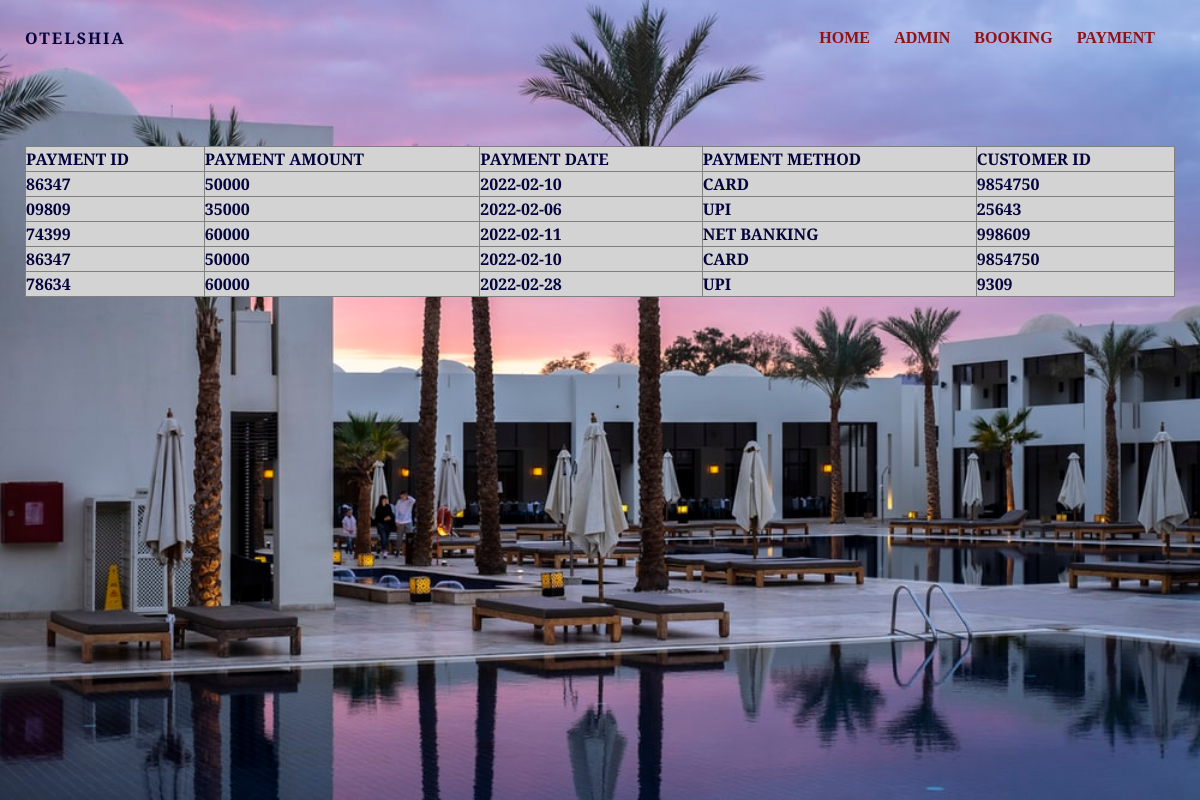
The app's page /project/admin/py.php with its own data.
### tables this page shows
CREATE TABLE `payments` (
  `payment_id` varchar(20) NOT NULL,
  `payment_amount` int(11) NOT NULL,
  `payment_date` date NOT NULL,
  `payment_method` varchar(50) NOT NULL,
  `customerid` varchar(20) NOT NULL
);

### project/admin/py.php (the view, shortened to what this page needs)
<!DOCTYPE html>
<html lang="en">
<head>
    <link rel="stylesheet" href="..\style.css">
    <link rel="stylesheet" href="bootstrap.css">
   </head>
     <body>
        <header class="header" id="header">
            <div class="head-top">
                <div class="site-name">
                    <span>OTELSHIA</span>
                </div>
                <div class="site-nav">
                        <a href="home.html">HOME</a>
                        <a href="admin_dashboard.php">ADMIN</a>
                        <a href="rooms.php">BOOKING</a>
                        <a href="admin/payment.php">PAYMENT</a>
                </div>
                </div>
            </div><br><br><br><br>
            <?php
              $host = "localhost";
              $user = "root";
              $password = '';
              $db_name = "hotel management";
              $connection = mysqli_connect($host, $user, $password, $db_name);
              echo "<table border='1'>
              <tr>
              <th>PAYMENT ID</th>
              <th>PAYMENT AMOUNT</th>
              <th>PAYMENT DATE</th>
              <th>PAYMENT METHOD</th>
              <th>CUSTOMER ID</th>
              </tr>" ;
                     $result = mysqli_query($connection,"SELECT * FROM PAYMENTS");
                     while($row = mysqli_fetch_array($result))
                     {
                     echo "<tr>";
                     echo "<td>" . $row['payment_id'] . "</td>";
                     echo "<td>" . $row['payment_amount'] . "</td>";
                     echo "<td>" . $row['payment_date'] . "</td>";
                     echo "<td>" . $row['payment_method'] . "</td>";
                     echo "<td>" . $row['customerid'] . "</td>";
                     echo "</tr>";
                     }
              ?>
       </header>

### project/style.css (style rules this page uses)
:root { --transition: all 0.7s ease; --yellow: #f9d342; --dark: #292826; }
* { box-sizing: border-box; padding: 0; margin: 0; font-family: 'Playfair Display', serif; }
html { scroll-behavior: smooth; }
body { line-height: 1.6; }
.header { min-height: 100vh; color: rgb(4, 4, 61); padding: 25px; display: flex; flex-direction: column; align-content: stretch; font-weight: bold; }
.head-top { display: flex; justify-content: space-between; align-items: center; }
.site-nav a { text-decoration:none; margin-right:20px; text-align:center; align-items:center; align-content:center; justify-content:center; font-size:medium; font-weight: bold; font-family: Times New Roman; color:rgb(145, 18, 18); }
.head-top span { cursor: pointer; letter-spacing: 2px; transition: var(--transition); }

### project/admin/py.php (style rules this page uses)
.header { background-image: url('../images/ho1.jpg'); background-repeat: no-repeat; background-attachment: fixed; background-position: center ; background-size:cover; }
th,td { background-color:lightgrey; }

### records on screen
payments: payment "86347", payment_amount "50000", payment_date "2022-02-10", payment_method "CARD", customerid "9854750"
payments: payment "09809", payment_amount "35000", payment_date "2022-02-06", payment_method "UPI", customerid "25643"
payments: payment "74399", payment_amount "60000", payment_date "2022-02-11", payment_method "NET BANKING", customerid "998609"
payments: payment "86347", payment_amount "50000", payment_date "2022-02-10", payment_method "CARD", customerid "9854750"
payments: payment "78634", payment_amount "60000", payment_date "2022-02-28", payment_method "UPI", customerid "9309"
